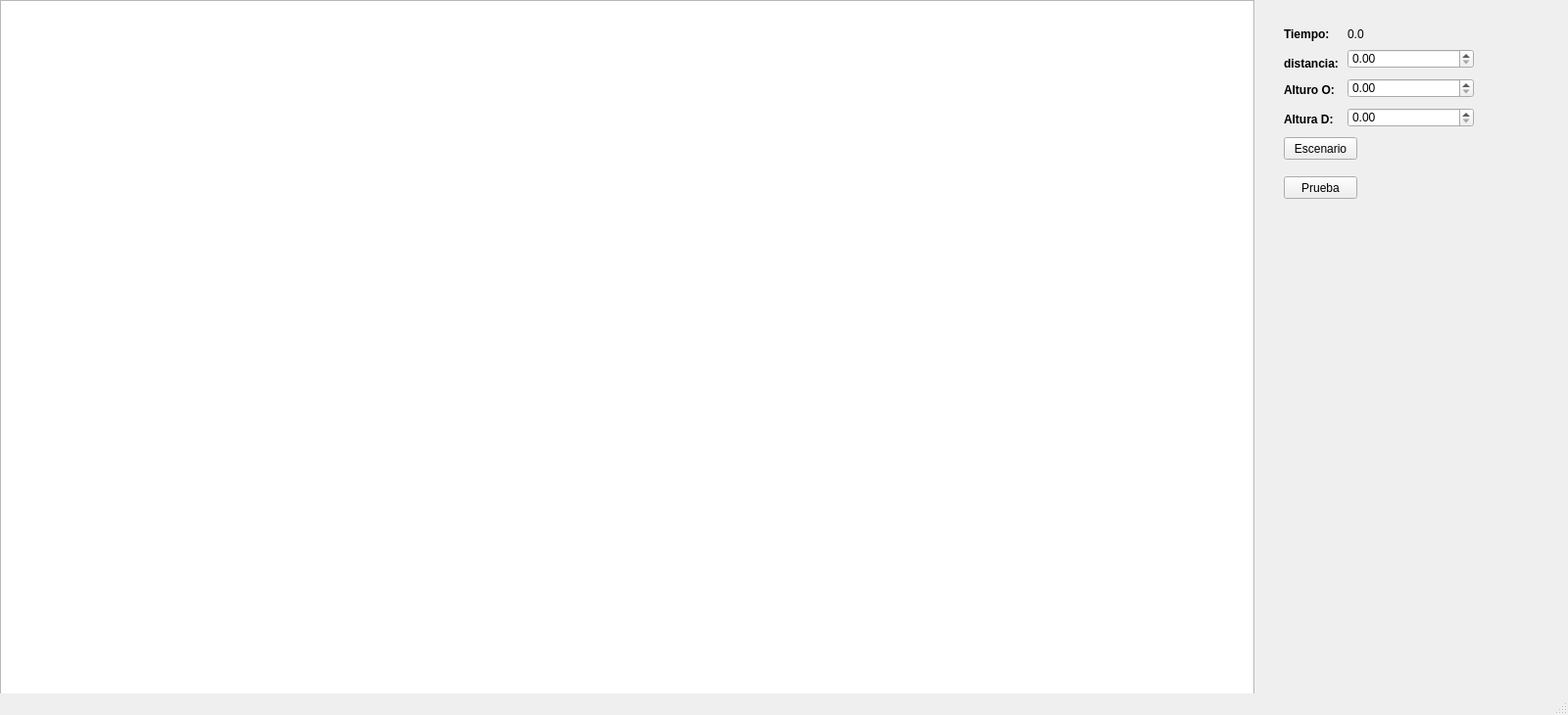
<?xml version="1.0" encoding="UTF-8"?>
<ui version="4.0">
 <class>MainWindow</class>
 <widget class="QMainWindow" name="MainWindow">
  <property name="geometry">
   <rect>
    <x>0</x>
    <y>0</y>
    <width>1600</width>
    <height>730</height>
   </rect>
  </property>
  <property name="windowTitle">
   <string>MainWindow</string>
  </property>
  <widget class="QWidget" name="centralwidget">
   <widget class="QLabel" name="label">
    <property name="geometry">
     <rect>
      <x>1375</x>
      <y>20</y>
      <width>100</width>
      <height>30</height>
     </rect>
    </property>
    <property name="text">
     <string>0.0</string>
    </property>
   </widget>
   <widget class="QLabel" name="label_2">
    <property name="geometry">
     <rect>
      <x>1310</x>
      <y>20</y>
      <width>60</width>
      <height>30</height>
     </rect>
    </property>
    <property name="text">
     <string>&lt;html&gt;&lt;head/&gt;&lt;body&gt;&lt;p&gt;&lt;span style=&quot; font-weight:600;&quot;&gt;Tiempo:&lt;/span&gt;&lt;/p&gt;&lt;/body&gt;&lt;/html&gt;</string>
    </property>
   </widget>
   <widget class="QDoubleSpinBox" name="distancia">
    <property name="geometry">
     <rect>
      <x>1375</x>
      <y>50</y>
      <width>129</width>
      <height>20</height>
     </rect>
    </property>
    <property name="maximum">
     <double>100000000000000003889357755108838843130737249295202013334302382007691294289384896763079965607877701387326460311941213291353170611409437561654018367221268940354434586262616943544566455807655946219322240663552.000000000000000</double>
    </property>
   </widget>
   <widget class="QDoubleSpinBox" name="alturao">
    <property name="geometry">
     <rect>
      <x>1375</x>
      <y>80</y>
      <width>129</width>
      <height>20</height>
     </rect>
    </property>
    <property name="maximum">
     <double>100000000000000003889357755108838843130737249295202013334302382007691294289384896763079965607877701387326460311941213291353170611409437561654018367221268940354434586262616943544566455807655946219322240663552.000000000000000</double>
    </property>
   </widget>
   <widget class="QDoubleSpinBox" name="alturad">
    <property name="geometry">
     <rect>
      <x>1375</x>
      <y>110</y>
      <width>129</width>
      <height>20</height>
     </rect>
    </property>
    <property name="maximum">
     <double>100000000000000003889357755108838843130737249295202013334302382007691294289384896763079965607877701387326460311941213291353170611409437561654018367221268940354434586262616943544566455807655946219322240663552.000000000000000</double>
    </property>
   </widget>
   <widget class="QGraphicsView" name="graphicsView">
    <property name="geometry">
     <rect>
      <x>0</x>
      <y>0</y>
      <width>1280</width>
      <height>722</height>
     </rect>
    </property>
   </widget>
   <widget class="QPushButton" name="iniciar">
    <property name="geometry">
     <rect>
      <x>1310</x>
      <y>180</y>
      <width>75</width>
      <height>23</height>
     </rect>
    </property>
    <property name="text">
     <string>Prueba</string>
    </property>
   </widget>
   <widget class="QPushButton" name="escenario">
    <property name="geometry">
     <rect>
      <x>1310</x>
      <y>140</y>
      <width>75</width>
      <height>23</height>
     </rect>
    </property>
    <property name="text">
     <string>Escenario</string>
    </property>
   </widget>
   <widget class="QLabel" name="label_3">
    <property name="geometry">
     <rect>
      <x>1310</x>
      <y>50</y>
      <width>60</width>
      <height>30</height>
     </rect>
    </property>
    <property name="text">
     <string>&lt;html&gt;&lt;head/&gt;&lt;body&gt;&lt;p&gt;&lt;span style=&quot; font-weight:600;&quot;&gt;distancia:&lt;/span&gt;&lt;/p&gt;&lt;/body&gt;&lt;/html&gt;</string>
    </property>
   </widget>
   <widget class="QLabel" name="label_4">
    <property name="geometry">
     <rect>
      <x>1310</x>
      <y>80</y>
      <width>60</width>
      <height>25</height>
     </rect>
    </property>
    <property name="text">
     <string>&lt;html&gt;&lt;head/&gt;&lt;body&gt;&lt;p&gt;&lt;span style=&quot; font-weight:600;&quot;&gt;Alturo O:&lt;/span&gt;&lt;/p&gt;&lt;/body&gt;&lt;/html&gt;</string>
    </property>
   </widget>
   <widget class="QLabel" name="label_5">
    <property name="geometry">
     <rect>
      <x>1310</x>
      <y>110</y>
      <width>60</width>
      <height>25</height>
     </rect>
    </property>
    <property name="text">
     <string>&lt;html&gt;&lt;head/&gt;&lt;body&gt;&lt;p&gt;&lt;span style=&quot; font-weight:600;&quot;&gt;Altura D:&lt;/span&gt;&lt;/p&gt;&lt;/body&gt;&lt;/html&gt;</string>
    </property>
   </widget>
  </widget>
  <widget class="QMenuBar" name="menubar">
   <property name="geometry">
    <rect>
     <x>0</x>
     <y>0</y>
     <width>1600</width>
     <height>21</height>
    </rect>
   </property>
  </widget>
  <widget class="QStatusBar" name="statusbar"/>
 </widget>
 <resources/>
 <connections/>
</ui>
